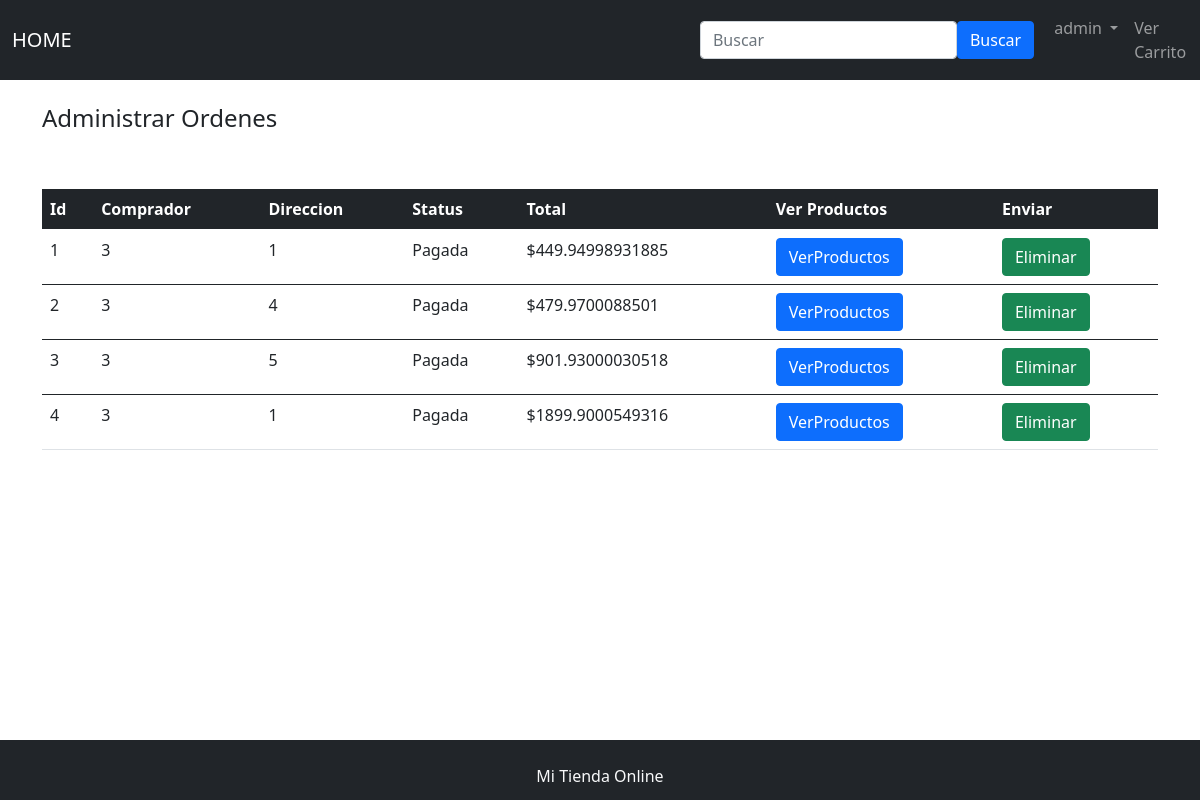
Page /ProyectoFinal/Vistas/ordenes/index.php (signed in) on the committed database.
### tables this page shows
CREATE TABLE orden_producto(
  orden_producto_id INT AUTO_INCREMENT PRIMARY KEY,
  orden_id INT NOT NULL,
  producto_id INT NOT NULL,
  precio_final FLOAT,
  cantidad INT DEFAULT 1,
  FOREIGN KEY(orden_id) REFERENCES ordenes(orden_id)
);

CREATE TABLE ordenes (
  orden_id INT AUTO_INCREMENT PRIMARY KEY,
  comprador_id INT NOT NULL,
  status VARCHAR(64),
  direccion_id int,
  fecha_compra DATE DEFAULT NOW(),
  fecha_entrega DATE DEFAULT DATE_ADD(NOW(), INTERVAL 10 DAY),
  FOREIGN KEY(comprador_id) REFERENCES usuarios(usuario_id),
  FOREIGN KEY(direccion_id) REFERENCES direcciones(direccion_id)

);

### ProyectoFinal/config/cargador.php (called while the page is built, shortened)
<?php
function cargador($clase) {
    $RUTA = RUTA_BASE . RUTA_BASE_WEB;
    $EXTENSION = ".php";
    $clase = str_replace('\\', DIRECTORY_SEPARATOR, $clase);
    $clase = str_replace('/', DIRECTORY_SEPARATOR, $clase);
    $rutaArchivo = "{$RUTA}{$clase}{$EXTENSION}";
    $rutaArchivo = __DIR__ . DIRECTORY_SEPARATOR . ".." . DIRECTORY_SEPARATOR . "{$clase}{$EXTENSION}";
    if (file_exists($rutaArchivo)) {
        return;
    }
}
?>

### ProyectoFinal/Controladores/Sesion.php (called while the page is built, shortened)
<?php
class Sesion {
  public function obtener($llave) {
    $llaves = explode('.', $llave);
    $res = $_SESSION;
    $i = 0;
    while (isset($res) && $i < count($llaves)) {
      $res = $res[$llaves[$i]] ?? null;
      $i++;
    }
    return $res;
  }
}

### ProyectoFinal/Modelos/Orden.php (called while the page is built, shortened)
<?php
class Orden {
    public static function detalleOrden($orden_id = null) {
        $sql = "
            SELECT O.orden_id, O.comprador_id, O.direccion_id, O.status, OP.producto_id, OP.cantidad, OP.precio_final as precio_producto
            FROM ordenes O
            JOIN orden_producto OP ON O.orden_id = OP.orden_id
            WHERE (:orden_id IS NULL OR OP.orden_id = :orden_id);
        ";
        $parametros = [
            ':orden_id' => $orden_id,
        ];
        $conexion = new Conexion();
        $resultados = $conexion->correrQuery($sql, $parametros);
        return $resultados;
    }
    public static function getTotalByOrden($ordenId) {
        $sql = "
            SELECT SUM(cantidad * precio_final) as total
            FROM orden_producto
            WHERE orden_id = :ordenId
        ";
        $parametros = [':ordenId' => $ordenId];
        $conexion = new Conexion();
        $resultados = $conexion->correrQuery($sql, $parametros);
        $total = 0;
        while ($row = $resultados->fetch(\PDO::FETCH_ASSOC)) {
            $total = $row['total'];
        }
        return $total;
    }
}
?>

### ProyectoFinal/Modelos/Conexion.php (called while the page is built, shortened)
<?php
class Conexion extends \PDO implements Persistente {
    public function cerrarConexion() {
       return true;
    }
    public function empezarTransaccion(){
        return $this->beginTransaction();
    }
    public function correrQuery($sql, $params = [], $esInsert = false) {
        $resultados = parent::prepare($sql);
        $correcto = $resultados->execute($params);
        $resultados->setFetchMode(\PDO::FETCH_ASSOC);
        return $resultados;
    }
}

### ProyectoFinal/Vistas/ordenes/index.php (the view, shortened to what this page needs)
<?php
include_once '../../config/cargador.php';
include Router::direccion('plantillas/header.php');
if ($rolSesion == '1'){
  $detalleOrdenes = Orden::detalleOrden();
}
?>
  <h4>Administrar Ordenes</h4>
  <br>
  <br>
  <table class="table table-hover">
    <thead class="table-dark">
      <tr>
        <th>Id</th>
        <th>Comprador</th>
        <th>Direccion</th>
        <th>Status</th>
        <th>Total</th>
        <th>Ver Productos</th>
        <th>Enviar</th>
      </tr>
    </thead>
    <?php
    if($rolSesion == '1'){
      $yaSeImprimio = '';
      if(!empty($detalleOrdenes)){
        foreach ($detalleOrdenes as $orden){
          if ($yaSeImprimio != $orden['orden_id']){
      ?>
          <tbody>
            <tr>
              <td><?php echo $orden['orden_id'];?></td>
              <td><?php echo $orden['comprador_id'];?></td>
              <td><?php echo $orden['direccion_id'];?></td>
              <td><?php echo $orden['status'];?></td>
              <td> $<?php echo Orden::getTotalByOrden($orden['orden_id'])?></td>
              <th>
                <form action="verProductos.php" method="GET" class="form">
                  <input type="submit" value="VerProductos" class="btn btn-primary">
                </form>
              </th>
              <td>
                <form action="eliminar.php" method="POST" class="form">
                <input type="submit" value="Eliminar" class="btn btn-success">
                </form>
              </td>
            </tr>
          </tbody>
      <?php
          }
        $yaSeImprimio = $orden['orden_id'];
        }
      }
    }
    ?>
  </table>
<?php
include Router::direccion('plantillas/footer.php');

### ProyectoFinal/resources/main.css (style rules this page uses)
html { position: relative; min-height: 100%; padding-bottom:60px; }
body { margin-bottom: 60px; }

### rows in the picture
orden_producto: orden.orden_id "1", orden.comprador_id "3", orden.direccion_id "1", orden.status "Pagada", orden_id "449.94998931885"
orden_producto: orden.orden_id "2", orden.comprador_id "3", orden.direccion_id "4", orden.status "Pagada", orden_id "479.9700088501"
orden_producto: orden.orden_id "3", orden.comprador_id "3", orden.direccion_id "5", orden.status "Pagada", orden_id "901.93000030518"
orden_producto: orden.orden_id "4", orden.comprador_id "3", orden.direccion_id "1", orden.status "Pagada", orden_id "1899.9000549316"

### other values in the picture
$nombreSesion "admin"
